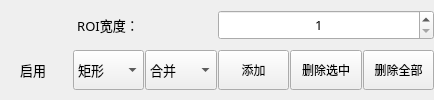
           <widget class="QWidget" name="groupC4_4" native="true">
            <property name="minimumSize">
             <size>
              <width>0</width>
              <height>60</height>
             </size>
            </property>
            <property name="font">
             <font>
              <family>微软雅黑</family>
              <pointsize>10</pointsize>
             </font>
            </property>
            <layout class="QGridLayout" name="gridLayout_4" rowstretch="0,0,0">
             <property name="leftMargin">
              <number>0</number>
             </property>
             <property name="topMargin">
              <number>0</number>
             </property>
             <property name="rightMargin">
              <number>0</number>
             </property>
             <property name="bottomMargin">
              <number>0</number>
             </property>
             <property name="spacing">
              <number>0</number>
             </property>
             <item row="1" column="0">
              <layout class="QHBoxLayout" name="horizontalLayout_27" stretch="1,1">
               <property name="spacing">
                <number>2</number>
               </property>
               <item>
                <widget class="QLabel" name="label_16">
                 <property name="minimumSize">
                  <size>
                   <width>80</width>
                   <height>30</height>
                  </size>
                 </property>
                 <property name="styleSheet">
                  <string notr="true">background: transparent;</string>
                 </property>
                 <property name="text">
                  <string>ROI宽度：</string>
                 </property>
                 <property name="alignment">
                  <set>Qt::AlignCenter</set>
                 </property>
                </widget>
               </item>
               <item>
                <widget class="QSpinBox" name="spinRoiW">
                 <property name="minimumSize">
                  <size>
                   <width>80</width>
                   <height>30</height>
                  </size>
                 </property>
                 <property name="alignment">
                  <set>Qt::AlignCenter</set>
                 </property>
                 <property name="minimum">
                  <number>1</number>
                 </property>
                </widget>
               </item>
              </layout>
             </item>
             <item row="2" column="0">
              <layout class="QHBoxLayout" name="horizontalLayout_6" stretch="1,1,1,1,1,1">
               <property name="spacing">
                <number>1</number>
               </property>
               <item>
                <widget class="QRadioButton" name="radioButton_Search">
                 <property name="sizePolicy">
                  <sizepolicy hsizetype="Preferred" vsizetype="Fixed">
                   <horstretch>0</horstretch>
                   <verstretch>0</verstretch>
                  </sizepolicy>
                 </property>
                 <property name="minimumSize">
                  <size>
                   <width>30</width>
                   <height>40</height>
                  </size>
                 </property>
                 <property name="maximumSize">
                  <size>
                   <width>16777215</width>
                   <height>16777215</height>
                  </size>
                 </property>
                 <property name="styleSheet">
                  <string notr="true">background-color: transparent;</string>
                 </property>
                 <property name="text">
                  <string>启用</string>
                 </property>
                </widget>
               </item>
               <item>
                <widget class="QComboBox" name="comboSearchROIShape">
                 <property name="sizePolicy">
                  <sizepolicy hsizetype="Preferred" vsizetype="Fixed">
                   <horstretch>0</horstretch>
                   <verstretch>0</verstretch>
                  </sizepolicy>
                 </property>
                 <property name="minimumSize">
                  <size>
                   <width>30</width>
                   <height>40</height>
                  </size>
                 </property>
                 <property name="maximumSize">
                  <size>
                   <width>16777215</width>
                   <height>16777215</height>
                  </size>
                 </property>
                 <property name="font">
                  <font>
                   <family>微软雅黑</family>
                   <pointsize>10</pointsize>
                  </font>
                 </property>
                 <property name="focusPolicy">
                  <enum>Qt::WheelFocus</enum>
                 </property>
                 <property name="currentIndex">
                  <number>2</number>
                 </property>
                 <item>
                  <property name="text">
                   <string>园</string>
                  </property>
                 </item>
                 <item>
                  <property name="text">
                   <string>同心园</string>
                  </property>
                 </item>
                 <item>
                  <property name="text">
                   <string>矩形</string>
                  </property>
                 </item>
                 <item>
                  <property name="text">
                   <string>旋转矩形</string>
                  </property>
                 </item>
                </widget>
               </item>
               <item>
                <widget class="QComboBox" name="comboxSearchROIType">
                 <property name="sizePolicy">
                  <sizepolicy hsizetype="Preferred" vsizetype="Fixed">
                   <horstretch>0</horstretch>
                   <verstretch>0</verstretch>
                  </sizepolicy>
                 </property>
                 <property name="minimumSize">
                  <size>
                   <width>30</width>
                   <height>40</height>
                  </size>
                 </property>
                 <property name="maximumSize">
                  <size>
                   <width>16777215</width>
                   <height>16777215</height>
                  </size>
                 </property>
                 <property name="font">
                  <font>
                   <family>微软雅黑</family>
                   <pointsize>10</pointsize>
                  </font>
                 </property>
                 <property name="currentIndex">
                  <number>0</number>
                 </property>
                 <item>
                  <property name="text">
                   <string>合并</string>
                  </property>
                 </item>
                 <item>
                  <property name="text">
                   <string>差集</string>
                  </property>
                 </item>
                </widget>
               </item>
               <item>
                <widget class="QPushButton" name="btnAddSearchROI">
                 <property name="sizePolicy">
                  <sizepolicy hsizetype="Preferred" vsizetype="Fixed">
                   <horstretch>0</horstretch>
                   <verstretch>0</verstretch>
                  </sizepolicy>
                 </property>
                 <property name="minimumSize">
                  <size>
                   <width>30</width>
                   <height>40</height>
                  </size>
                 </property>
                 <property name="maximumSize">
                  <size>
                   <width>16777215</width>
                   <height>16777215</height>
                  </size>
                 </property>
                 <property name="font">
                  <font>
                   <family>微软雅黑</family>
                   <pointsize>9</pointsize>
                  </font>
                 </property>
                 <property name="focusPolicy">
                  <enum>Qt::NoFocus</enum>
                 </property>
                 <property name="text">
                  <string>添加</string>
                 </property>
                </widget>
               </item>
               <item>
                <widget class="QPushButton" name="btnDeleteSearchROISelect">
                 <property name="sizePolicy">
                  <sizepolicy hsizetype="Preferred" vsizetype="Fixed">
                   <horstretch>0</horstretch>
                   <verstretch>0</verstretch>
                  </sizepolicy>
                 </property>
                 <property name="minimumSize">
                  <size>
                   <width>30</width>
                   <height>40</height>
                  </size>
                 </property>
                 <property name="maximumSize">
                  <size>
                   <width>16777215</width>
                   <height>16777215</height>
                  </size>
                 </property>
                 <property name="font">
                  <font>
                   <family>微软雅黑</family>
                   <pointsize>9</pointsize>
                  </font>
                 </property>
                 <property name="focusPolicy">
                  <enum>Qt::NoFocus</enum>
                 </property>
                 <property name="text">
                  <string>删除选中</string>
                 </property>
                </widget>
               </item>
               <item>
                <widget class="QPushButton" name="btnDeleteSearchROIAll">
                 <property name="sizePolicy">
                  <sizepolicy hsizetype="Preferred" vsizetype="Fixed">
                   <horstretch>0</horstretch>
                   <verstretch>0</verstretch>
                  </sizepolicy>
                 </property>
                 <property name="minimumSize">
                  <size>
                   <width>30</width>
                   <height>40</height>
                  </size>
                 </property>
                 <property name="maximumSize">
                  <size>
                   <width>16777215</width>
                   <height>16777215</height>
                  </size>
                 </property>
                 <property name="font">
                  <font>
                   <family>微软雅黑</family>
                   <pointsize>9</pointsize>
                  </font>
                 </property>
                 <property name="focusPolicy">
                  <enum>Qt::NoFocus</enum>
                 </property>
                 <property name="text">
                  <string>删除全部</string>
                 </property>
                </widget>
               </item>
              </layout>
             </item>
            </layout>
           </widget>
